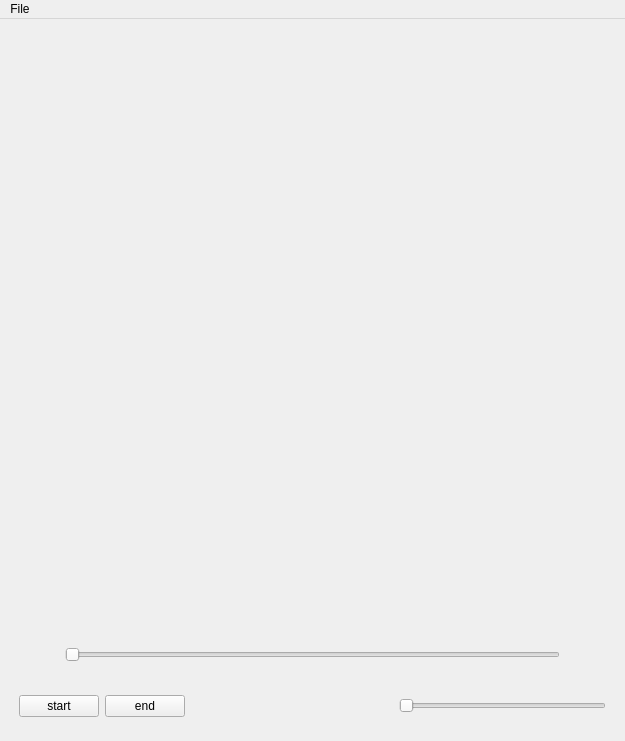
<?xml version="1.0" encoding="UTF-8"?>
<ui version="4.0">
 <class>MainWindow</class>
 <widget class="QMainWindow" name="MainWindow">
  <property name="geometry">
   <rect>
    <x>0</x>
    <y>0</y>
    <width>625</width>
    <height>738</height>
   </rect>
  </property>
  <property name="minimumSize">
   <size>
    <width>0</width>
    <height>0</height>
   </size>
  </property>
  <property name="maximumSize">
   <size>
    <width>16777215</width>
    <height>16777215</height>
   </size>
  </property>
  <property name="windowTitle">
   <string>MainWindow</string>
  </property>
  <widget class="QWidget" name="centralwidget">
   <layout class="QVBoxLayout" name="verticalLayout">
    <item>
     <widget class="QWidget" name="widget" native="true">
      <layout class="QVBoxLayout" name="verticalLayout_2">
       <property name="spacing">
        <number>1</number>
       </property>
       <property name="leftMargin">
        <number>1</number>
       </property>
       <property name="topMargin">
        <number>1</number>
       </property>
       <property name="rightMargin">
        <number>1</number>
       </property>
       <property name="bottomMargin">
        <number>1</number>
       </property>
       <item>
        <widget class="QWidget" name="video_show" native="true">
         <property name="minimumSize">
          <size>
           <width>600</width>
           <height>600</height>
          </size>
         </property>
        </widget>
       </item>
       <item>
        <widget class="QWidget" name="progress" native="true">
         <property name="minimumSize">
          <size>
           <width>600</width>
           <height>50</height>
          </size>
         </property>
         <layout class="QHBoxLayout" name="horizontalLayout">
          <item>
           <widget class="QLabel" name="startTime">
            <property name="minimumSize">
             <size>
              <width>40</width>
              <height>0</height>
             </size>
            </property>
            <property name="text">
             <string/>
            </property>
            <property name="alignment">
             <set>Qt::AlignCenter</set>
            </property>
           </widget>
          </item>
          <item>
           <widget class="QSlider" name="progressSlider">
            <property name="orientation">
             <enum>Qt::Horizontal</enum>
            </property>
           </widget>
          </item>
          <item>
           <widget class="QLabel" name="endTime">
            <property name="minimumSize">
             <size>
              <width>40</width>
              <height>0</height>
             </size>
            </property>
            <property name="text">
             <string/>
            </property>
            <property name="alignment">
             <set>Qt::AlignCenter</set>
            </property>
           </widget>
          </item>
         </layout>
        </widget>
       </item>
       <item>
        <widget class="QWidget" name="Button" native="true">
         <property name="minimumSize">
          <size>
           <width>600</width>
           <height>50</height>
          </size>
         </property>
         <layout class="QHBoxLayout" name="horizontalLayout_2">
          <item>
           <widget class="QPushButton" name="startButton">
            <property name="text">
             <string>start</string>
            </property>
           </widget>
          </item>
          <item>
           <widget class="QPushButton" name="endButton">
            <property name="text">
             <string>end</string>
            </property>
           </widget>
          </item>
          <item>
           <spacer name="horizontalSpacer">
            <property name="orientation">
             <enum>Qt::Horizontal</enum>
            </property>
            <property name="sizeHint" stdset="0">
             <size>
              <width>189</width>
              <height>20</height>
             </size>
            </property>
           </spacer>
          </item>
          <item>
           <widget class="QSlider" name="volumeSlider">
            <property name="orientation">
             <enum>Qt::Horizontal</enum>
            </property>
           </widget>
          </item>
         </layout>
        </widget>
       </item>
      </layout>
     </widget>
    </item>
   </layout>
  </widget>
  <widget class="QMenuBar" name="menuBar">
   <property name="geometry">
    <rect>
     <x>0</x>
     <y>0</y>
     <width>625</width>
     <height>26</height>
    </rect>
   </property>
   <widget class="QMenu" name="menuFile">
    <property name="title">
     <string>File</string>
    </property>
    <addaction name="actionopen"/>
   </widget>
   <addaction name="menuFile"/>
  </widget>
  <action name="actionopen">
   <property name="enabled">
    <bool>true</bool>
   </property>
   <property name="text">
    <string>open</string>
   </property>
  </action>
 </widget>
 <resources/>
 <connections/>
</ui>
